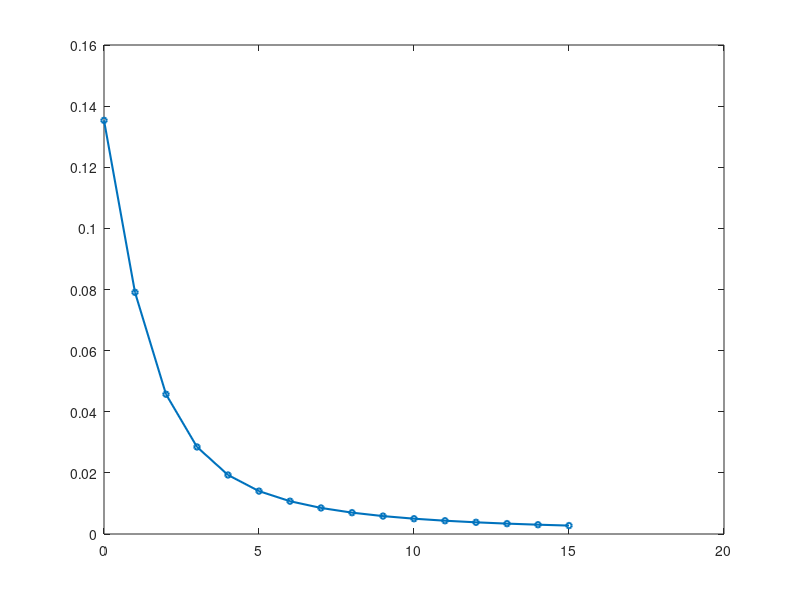

Write MATLAB code to recreate this figure. (Note: this script raises an error after producing the figure.)
%% Steepest Descent για f(x,y) = x^3 e^{-x^2-y^4}
clear; clc; close all;

% Συνάρτηση και gradient
f  = @(x,y) x.^3 .* exp(-x.^2 - y.^4);
gx = @(x,y) (3*x.^2 - 2*x.^4) .* exp(-x.^2 - y.^4);
gy = @(x,y) -4*x.^3 .* y.^3 .* exp(-x.^2 - y.^4);

% Αρχικό σημείο και βήμα
xk = [1; 1];          % x0 = (1,1)
gamma = 0.2;          % σταθερό βήμα
maxIter = 15;        % πλήθος επαναλήψεων

% Πίνακας τιμών f(x_k)
fk = zeros(maxIter+1,1);
fk(1) = f(xk(1), xk(2));    % τιμή στο x0

% Επαναλήψεις Steepest Descent
for k = 1:maxIter
    gk = [gx(xk(1), xk(2));
          gy(xk(1), xk(2))];      % gradient ∇f(x_k)
    dk = -gk;                     % διεύθυνση μέγιστης καθόδου
    xk = xk + gamma*dk;           % νέο σημείο x_{k+1}
    fk(k+1) = f(xk(1), xk(2));    % αποθήκευση f(x_{k+1})
end

% Πραγματικό τοπικό ελάχιστο (στην κοιλάδα γύρω από x = -sqrt(3/2), y = 0)
x_star = -sqrt(3/2);
y_star = 0;
f_true_min = f(x_star, y_star);

k_vec = 0:maxIter;

%% Γράφημα f(x_k) vs k (όπως στην εικόνα)
figure;
plot(k_vec, fk, 'o-', 'LineWidth', 1.5, 'MarkerSize', 4); hold on;

% Οριζόντια γραμμή του πραγματικού τοπικού ελαχίστου
yline(f_true_min, '--', 'f_{true min} \approx -0.41', ...
    'LineWidth', 1.2, 'LabelHorizontalAlignment', 'right');

% Όρια αξόνων ώστε να ταιριάζουν με το διάγραμμα
xlim([0 maxIter]);
ylim([-0.5 0.2]);

% Τίτλοι/Άξονες
title('f(x_k) για Steepest Descent με x_0 = (1,1) και \gamma = 0.2');
xlabel('Επαναλήψεις k');
ylabel('f(x_k)');

% Legend
legend({'f(x_k)', 'Πραγματικό τοπικό ελάχιστο'}, ...
       'Location', 'southeast');

% Στυλ σκοτεινού φόντου όπως στο παράδειγμά σου
set(gcf, 'Color', 'k');           % φόντο figure
ax = gca;
ax.Color   = 'k';                 % φόντο αξόνων
ax.XColor  = 'w';                 % χρώμα αξόνων
ax.YColor  = 'w';
ax.GridColor = [0.5 0.5 0.5];
grid on;
